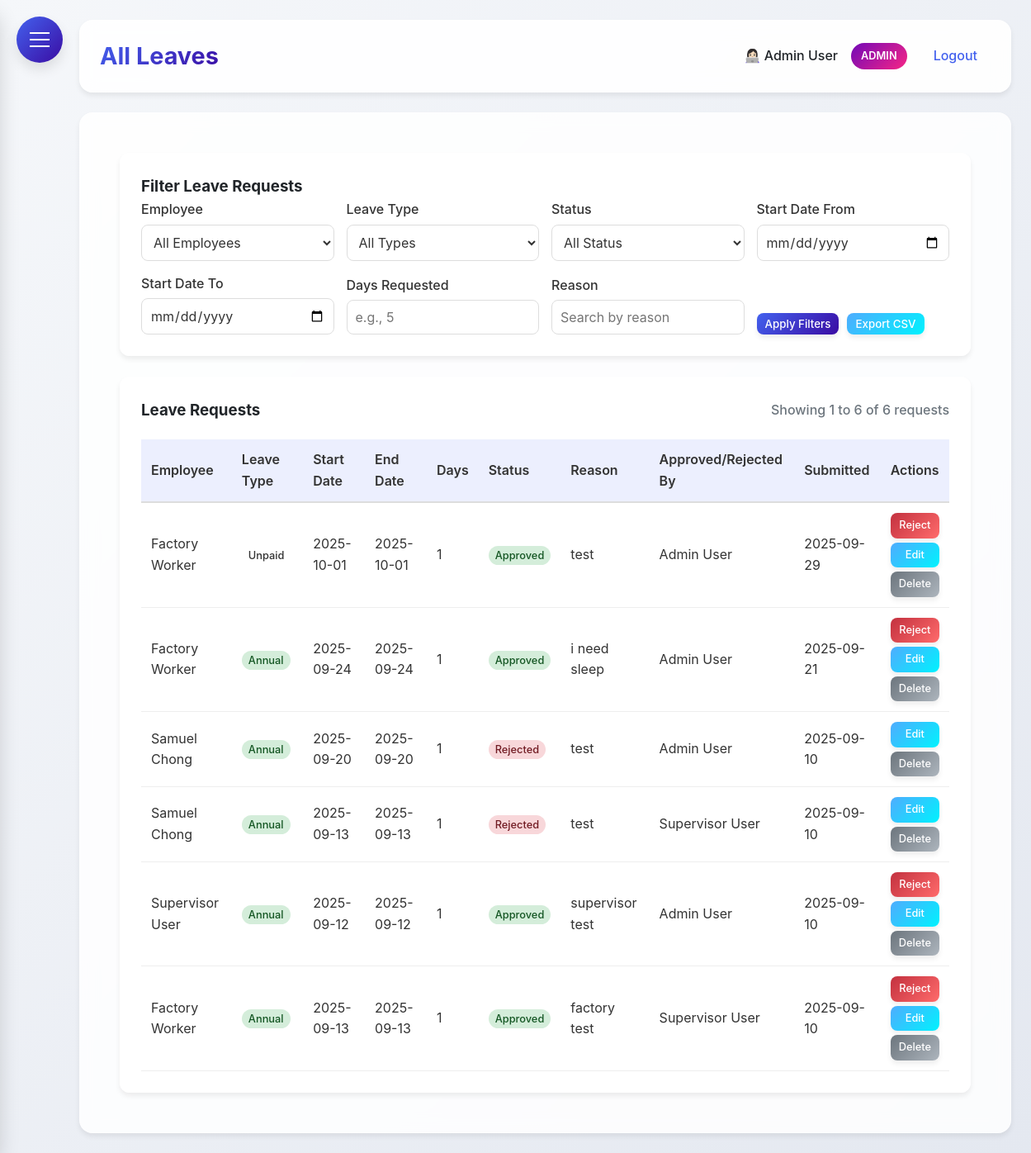
Page /all_leaves (signed in) on the earlier database version.
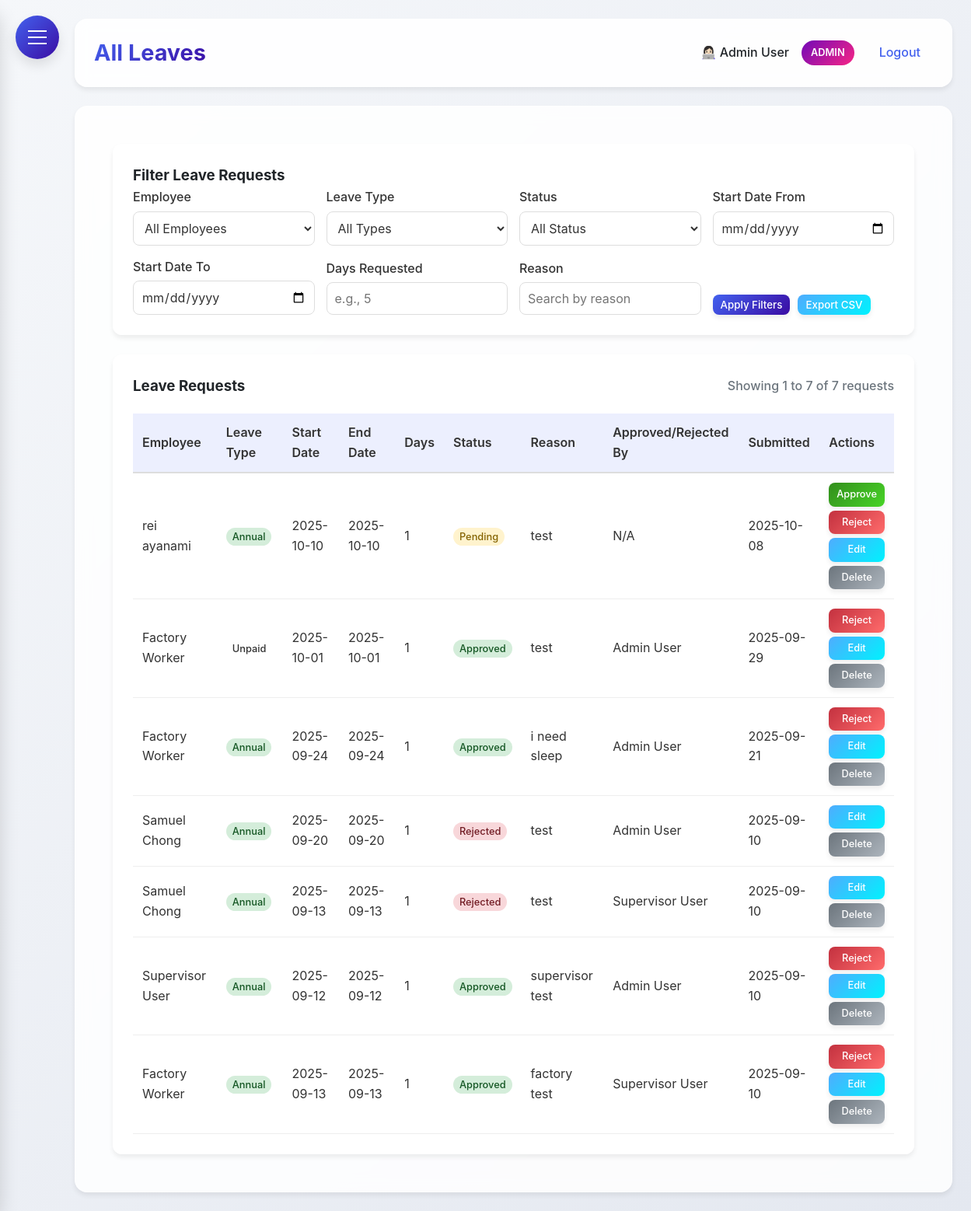
Same page on the later database version.
### HerculesSystem.py (models this page shows, shortened)
class LeaveRequest(db.Model):
    id = db.Column(db.Integer, primary_key=True)
    employee_id = db.Column(db.Integer, db.ForeignKey('employee.id'), nullable=False)
    start_date = db.Column(db.Date, nullable=False)
    end_date = db.Column(db.Date, nullable=False)
    leave_type = db.Column(db.String(50), nullable=False)
    reason = db.Column(db.Text)
    attachment_filename = db.Column(db.String(255))
    status = db.Column(db.String(20), default='pending')
    days_requested = db.Column(db.Integer, nullable=False)
    created_at = db.Column(db.DateTime, default=datetime.utcnow)
    approved_at = db.Column(db.DateTime)
    approved_by_id = db.Column(db.Integer, db.ForeignKey('employee.id'))
    employee = db.relationship('Employee', foreign_keys=[employee_id], backref=db.backref('leave_requests', lazy=True))
    approved_by = db.relationship('Employee', foreign_keys=[approved_by_id])

class Employee(UserMixin, db.Model):
    __tablename__ = 'employee'  # Explicitly set to 'employees'
    id = db.Column(db.Integer, primary_key=True)
    username = db.Column(db.String(80), unique=True, nullable=False)
    password = db.Column(db.String(120), nullable=False)
    full_name = db.Column(db.String(120), nullable=False)
    email = db.Column(db.String(120), unique=True, nullable=False)
    nationality = db.Column(db.String(80), nullable=False)
    employee_id = db.Column(db.String(80), unique=True, nullable=False)
    hire_date = db.Column(db.Date)
    is_admin = db.Column(db.Boolean, default=False)
    user_type = db.Column(db.String(20), default='employee')
    last_clock_in = db.Column(db.DateTime)
    last_clock_out = db.Column(db.DateTime)
    last_lunch_start = db.Column(db.DateTime)
    last_lunch_end = db.Column(db.DateTime)
    date_joined = db.Column(db.Date, nullable=True)  # Date when employee joined the company
    basic_salary = db.Column(db.Numeric(10, 2), nullable=True)  # Basic salary
    leave_balances = db.relationship('LeaveBalance', back_populates='employee', lazy=True)

### HerculesSystem.py (the view)
@app.route('/all_leaves')
@login_required
def all_leaves():
    if current_user.user_type not in ['admin', 'supervisor']:
        flash('You do not have permission to view all leaves.', 'danger')
        return redirect(url_for('leaves'))
    page = request.args.get('page', 1, type=int)
    per_page = 50  # Leave requests per page
    employee_id = request.args.get('employee_id')
    leave_type = request.args.get('leave_type')
    status = request.args.get('status')
    start_date_filter = request.args.get('start_date_filter')
    end_date_filter = request.args.get('end_date_filter')
    days_requested = request.args.get('days_requested')
    reason = request.args.get('reason')
    query = LeaveRequest.query.join(Employee, LeaveRequest.employee_id == Employee.id)  # Specify the exact join condition
    if employee_id:
        query = query.filter(LeaveRequest.employee_id == employee_id)
    if leave_type:
        query = query.filter(LeaveRequest.leave_type == leave_type)
    if status:
        query = query.filter(LeaveRequest.status == status)
    if start_date_filter:
        query = query.filter(LeaveRequest.start_date >= start_date_filter)
    if end_date_filter:
        query = query.filter(LeaveRequest.start_date <= end_date_filter)
    if days_requested:
        query = query.filter(LeaveRequest.days_requested == days_requested)
    if reason:
        query = query.filter(LeaveRequest.reason.ilike(f'%{reason}%'))
    leave_requests_paginated = query.order_by(LeaveRequest.created_at.desc()).paginate(
        page=page, per_page=per_page, error_out=False
    )
    employees = Employee.query.order_by(Employee.full_name.asc()).all()
    all_requests_data = []
    for leave_request in leave_requests_paginated.items:
        approver_name = 'N/A'
        if leave_request.approved_by_id:
            approver = Employee.query.get(leave_request.approved_by_id)
            approver_name = approver.full_name if approver else 'N/A'
        all_requests_data.append({
            'leave_request': leave_request,
            'employee_name': leave_request.employee.full_name,
            'approver_name': approver_name
        })
    return render_template('all_leaves.html',
                         all_requests=leave_requests_paginated,
                         employees=employees,
                         filters=request.args,
                         page=page,
                         per_page=per_page)

### HerculesSystem.py (called while the page is built)
@app.after_request
def add_security_headers(response):
    response.headers['Permissions-Policy'] = 'geolocation=()'
    return response

@login_manager.user_loader
def load_user(user_id):
    return db.session.get(Employee, int(user_id))

@app.context_processor
def inject_now():
    return {'now': datetime.utcnow()}

@app.before_request
def before_request():
    if request.url.startswith('https://'):
        new_url = request.url.replace('https://', 'http://', 1)
        return redirect(new_url, code=301)

### templates/all_leaves.html (shortened to what the changed rows need)
{% extends "base.html" %}
{% block content %}
<div class="dashboard-container">
    <div class="glass table-section">
        <div style="display: flex; justify-content: space-between; align-items: center; margin-bottom: 20px; flex-wrap: wrap; gap: 15px;">
            <h3 style="margin: 0;">Leave Requests</h3>
            {% if all_requests.total > 0 %}
            <span style="color: #6c757d; font-weight: 500;">
                Showing {{ (page - 1) * per_page + 1 }} to {{ [page * per_page, all_requests.total]|min }} of {{ all_requests.total }} requests
            </span>
            {% endif %}
        </div>
        {% if all_requests.items %}
        <div class="table-wrapper">
            <table class="leave-requests-table">
                <thead>
                    <tr>
                        <th>Employee</th>
                        <th>Leave Type</th>
                        <th>Start Date</th>
                        <th>End Date</th>
                        <th>Days</th>
                        <th>Status</th>
                        <th>Reason</th>
                        <th>Approved/Rejected By</th>
                        <th>Submitted</th>
                        <th>Actions</th>
                    </tr>
                </thead>
                <tbody>
                    {% for leave_request in all_requests.items %}
                    <tr>
                        <td>{{ leave_request.employee.full_name }}</td>
                        <td>
                            <span class="leave-type-badge {{ leave_request.leave_type }}">
                                {{ leave_request.leave_type|title }}
                            </span>
                        </td>
                        <td>{{ leave_request.start_date.strftime('%Y-%m-%d') }}</td>
                        <td>{{ leave_request.end_date.strftime('%Y-%m-%d') }}</td>
                        <td>{{ leave_request.days_requested }}</td>
                        <td>
                            <span class="status-badge {{ leave_request.status }}">
                                {{ leave_request.status|title }}
                            </span>
                        </td>
                        <td>{{ leave_request.reason|truncate(30) }}</td>
                        <td>
                            {% if leave_request.approved_by_id %}
                                {% set approver = employees|selectattr('id', 'equalto', leave_request.approved_by_id)|first %}
                                {{ approver.full_name if approver else 'N/A' }}
                            {% else %}
                                N/A
                            {% endif %}
                        </td>
                        <td>{{ leave_request.created_at.strftime('%Y-%m-%d') }}</td>
                        <td>
                            <div class="action-buttons">
                                {% if leave_request.status == 'pending' %}
                                <a href="{{ url_for('approve_leave', request_id=leave_request.id) }}" class="btn btn-sm btn-success">Approve</a>
                                <a href="{{ url_for('reject_leave', request_id=leave_request.id) }}" class="btn btn-sm btn-danger">Reject</a>
                                {% elif leave_request.status == 'approved' %}
                                <a href="{{ url_for('reject_approved_leave', request_id=leave_request.id) }}" class="btn btn-sm btn-danger" onclick="return confirm('Are you sure you want to reject this approved leave? An email will be sent to the employee.')">Reject</a>
                                {% endif %}
                                <a href="{{ url_for('admin_edit_leave', request_id=leave_request.id) }}" class="btn btn-sm btn-info">Edit</a>
                                <a href="{{ url_for('admin_delete_leave', request_id=leave_request.id) }}" class="btn btn-sm btn-secondary" onclick="return confirm('Are you sure you want to delete this leave request? This action cannot be undone.')">Delete</a>
                            </div>
                        </td>
                    </tr>
                    {% endfor %}
                </tbody>
            </table>
        </div>
        {% else %}
        <p class="no-results">No leave requests found.</p>
        {% endif %}
    </div>
</div>
{% endblock %}

### templates/base.html (shortened to what this page needs)
<!DOCTYPE html>
<html lang="en">
<head>
</head>
<body>
    <div class="hamburger-menu" id="hamburgerMenu">
        <span></span>
    </div>
    <div class="main-content" id="mainContent">
        <div class="header">
            <h1>{% block header %}Hercules HR{% endblock %}</h1>
            <div class="user-info">
                {% if current_user.is_authenticated %}
                <span>👩🏻‍💻 {{ current_user.full_name }}</span>
                {% if current_user.user_type == 'admin' %}
                <span class="admin-badge">ADMIN</span>
                {% endif %}
                <a href="{{ url_for('logout') }}">Logout</a>
                {% else %}
                <a href="{{ url_for('login') }}">Login</a>
                {% endif %}
            </div>
        </div>
        <div class="content">
            {% block content %}{% endblock %}
        </div>
    </div>
</body>
</html>

Differences in the rows shown:
added LeaveRequest: employee.full_name "rei ayanami", leave_type "Annual", start_date "2025-10-10", end_date "2025-10-10", days_requested "1", status "Pending", reason "test", shows "N/A", created_at "2025-10-08"
Other differences:
{{ [page * per_page, all_requests.total]|min }}: "6" → "7"
{{ all_requests.total }}: "6" → "7"
